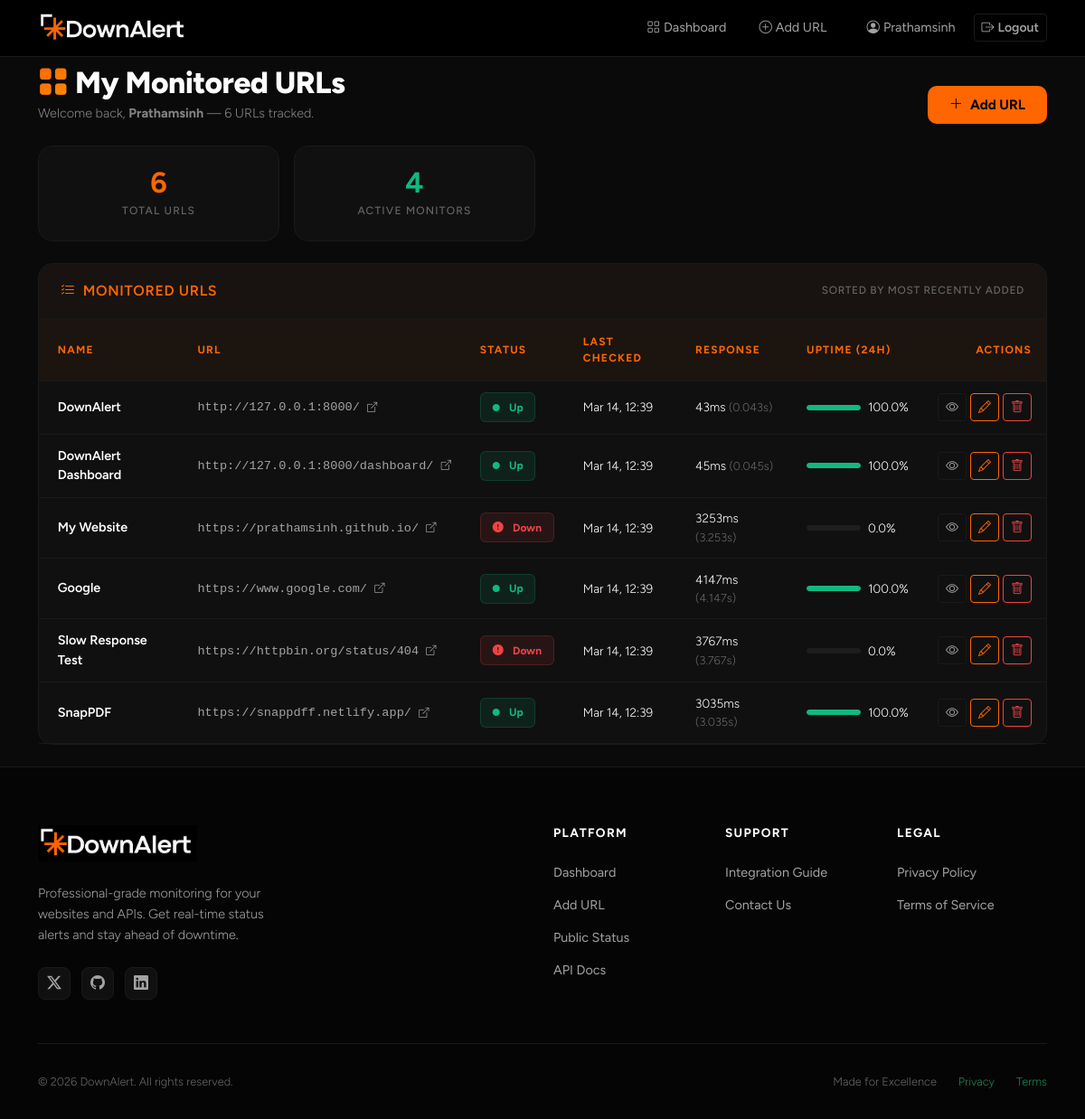
Page /dashboard/ (signed in) on the earlier database version.
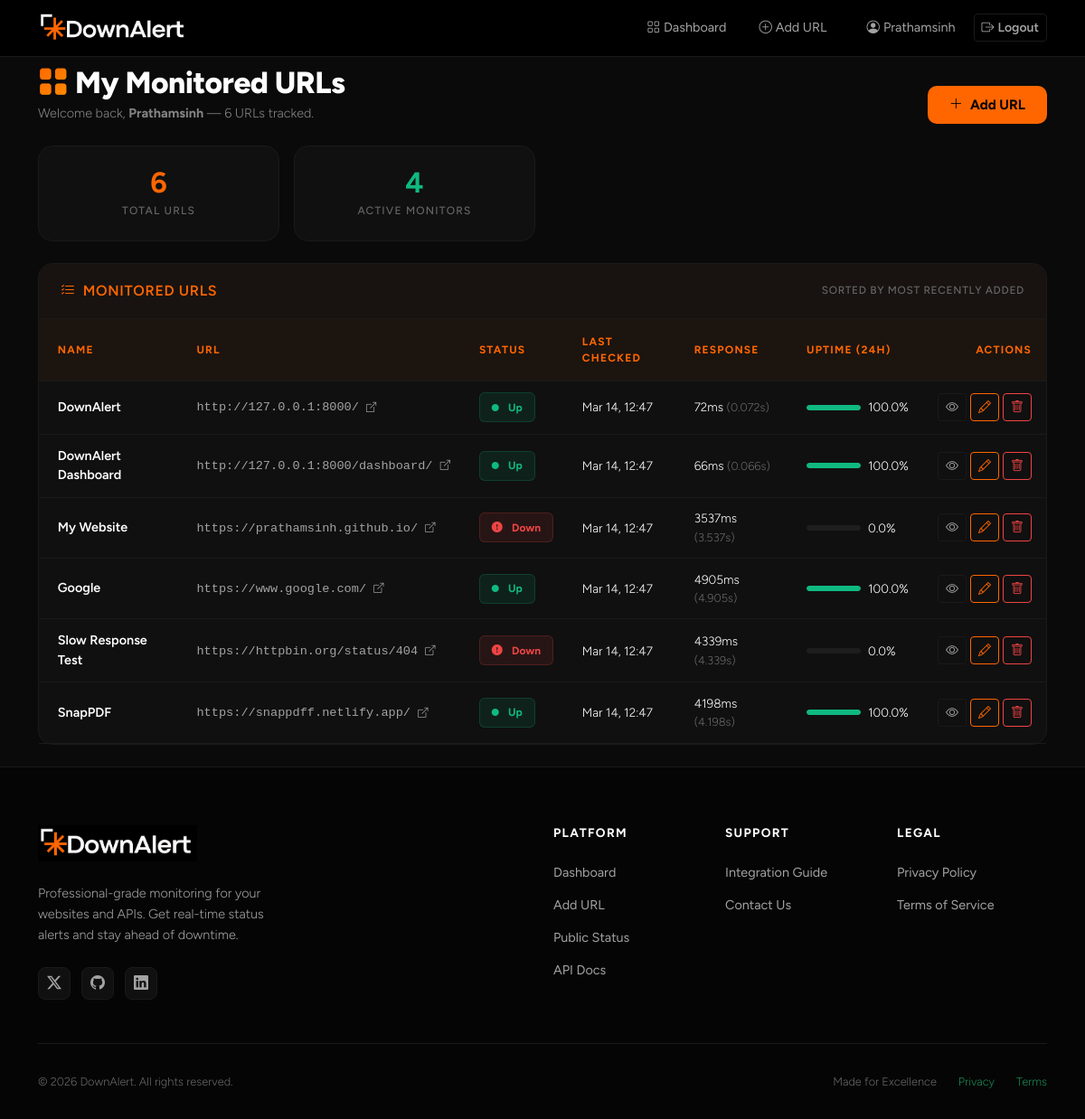
Same page on the later database version.
### monitor/models.py (models this page shows, shortened)
class MonitoredURL(models.Model):
    user = models.ForeignKey(User, on_delete=models.CASCADE, related_name='monitored_urls')
    name = models.CharField(max_length=100)
    url = models.URLField()
    is_active = models.BooleanField(default=True)
    created_at = models.DateTimeField(auto_now_add=True)
    last_checked = models.DateTimeField(null=True, blank=True)
    current_status = models.BooleanField(default=True)   # True=Up, False=Down
    current_response_time = models.FloatField(null=True, blank=True)
    def uptime_percentage(self, hours=24):
        from django.utils import timezone
        import datetime
        since = timezone.now() - datetime.timedelta(hours=hours)
        logs = self.logs.filter(timestamp__gte=since)
        total = logs.count()
        if total == 0:
            return None
        up = logs.filter(is_up=True).count()
        return round((up / total) * 100, 1)
    class Meta:
        ordering = ['-created_at']

### monitor/views.py (the view)
# urls.py: path('dashboard/', views.dashboard, name='dashboard'),
@login_required
def dashboard(request):
    monitored_urls = (
        MonitoredURL.objects
        .filter(user=request.user)
        .prefetch_related('logs')
    )
    url_data = []
    active_count = 0
    for mu in monitored_urls:
        uptime_pct = mu.uptime_percentage(hours=24)
        url_data.append((mu, uptime_pct))
        if mu.is_active and mu.current_status:
            active_count += 1
    context = {
        'monitored_urls': url_data,
        'active_count': active_count,
    }
    return render(request, 'monitor/dashboard.html', context)

### monitor/templates/monitor/dashboard.html (shortened to what this page needs)
{% extends 'monitor/base.html' %}
{% block content %}
<div class="container pt-2 pb-4">
  <div class="row align-items-end mb-4 gy-3">
    <div class="col-md">
      <h1 class="dash-title mb-1">
        <i class="bi bi-grid-fill me-2 text-gradient" style="font-style:normal;"></i>My Monitored URLs
      </h1>
      <p class="dash-subtitle mb-0">
        Welcome back, <strong>{{ request.user.username }}</strong> &mdash;
        {{ monitored_urls|length }} URL{{ monitored_urls|length|pluralize }} tracked.
      </p>
    </div>
    <div class="col-md-auto">
      <a href="{% url 'url_add' %}" class="btn btn-primary btn-dash d-inline-flex align-items-center justify-content-center gap-2" id="btn-add-url">
        <i class="bi bi-plus-lg"></i> Add URL
      </a>
    </div>
  </div>
  {% if monitored_urls %}
    {% with total=monitored_urls|length %}
    <div class="row g-3 mb-4">
      <div class="col-6 col-sm-3">
        <div class="stat-card">
          <div class="stat-value">{{ total }}</div>
          <div class="stat-label">Total URLs</div>
        </div>
      </div>
      <div class="col-6 col-sm-3">
        <div class="stat-card">
          <div class="stat-value" style="color: var(--brand-success); -webkit-text-fill-color: var(--brand-success);">
            {{ active_count }}
          </div>
          <div class="stat-label" id="stat-monitored">Active Monitors</div>
        </div>
      </div>
    </div>
    {% endwith %}
    <div class="card">
      <div class="card-header d-flex align-items-center justify-content-between">
        <h5 class="mb-0 fw-600" style="font-weight:600; font-size:1rem;">
          <i class="bi bi-list-check me-2" style="color: var(--brand-primary);"></i>Monitored URLs
        </h5>
        <small style="color: var(--text-muted);">Sorted by most recently added</small>
      </div>
      <div class="table-responsive">
        <table class="table mb-0" id="urls-table">
          <thead>
            <tr>
              <th>Name</th>
              <th>URL</th>
              <th>Status</th>
              <th>Last Checked</th>
              <th>Response</th>
              <th>Uptime (24h)</th>
              <th class="text-end">Actions</th>
            </tr>
          </thead>
          <tbody>
            {% for mu, uptime_pct in monitored_urls %}
            <tr class="{% if not mu.is_active %}row-paused{% endif %}" id="url-row-{{ mu.pk }}">
              <td>
                <a href="{% url 'url_detail' mu.pk %}"
                   class="fw-600 text-decoration-none"
                   style="font-weight:600; color: var(--text-primary);">
                  {{ mu.name }}
                </a>
              </td>
              <td class="d-none d-lg-table-cell">
                <a href="{{ mu.url }}" target="_blank" rel="noopener"
                   class="text-decoration-none"
                   style="color: var(--text-secondary); font-size: 0.85rem; font-family: monospace;">
                  {{ mu.url|truncatechars:45 }}&nbsp;<i class="bi bi-box-arrow-up-right" style="font-size:0.7rem;"></i>
                </a>
              </td>
              <td>
                {% if not mu.is_active %}
                  <span class="badge-paused"><i class="bi bi-pause-fill me-1"></i>Paused</span>
                {% elif mu.current_status %}
                  <span class="badge-up"><i class="bi bi-circle-fill me-1" style="font-size:0.5rem;"></i>Up</span>
                {% else %}
                  <span class="badge-down"><i class="bi bi-exclamation-circle-fill me-1"></i>Down</span>
                {% endif %}
              </td>
              <td style="color: var(--text-secondary); font-size: 0.85rem;">
                {% if mu.last_checked %}
                  {{ mu.last_checked|date:"M j, H:i" }}
                {% else %}
                  <span style="color: var(--text-muted);">Never</span>
                {% endif %}
              </td>
              <td style="font-size: 0.85rem;">
                {% if mu.current_response_time is not None %}
                  {% widthratio mu.current_response_time 1 1000 %}ms
                  <span style="color: var(--text-muted); font-size:0.8rem;">
                    ({{ mu.current_response_time|floatformat:3 }}s)
                  </span>
                {% else %}
                  <span style="color: var(--text-muted);">—</span>
                {% endif %}
              </td>
              <td>
                {% if uptime_pct is not None %}
                  <div class="d-flex align-items-center gap-2">
                    <div class="progress flex-grow-1" style="height:6px; background: rgba(255,255,255,0.06); border-radius:99px; min-width:60px;">
                      <div class="progress-bar"
                           style="width:{{ uptime_pct }}%; background: {% if uptime_pct >= 99 %}var(--brand-success){% elif uptime_pct >= 90 %}var(--brand-warning){% else %}var(--brand-danger){% endif %}; border-radius:99px;">
                      </div>
                    </div>
                    <span style="font-size:0.85rem; min-width:45px;">{{ uptime_pct }}%</span>
                  </div>
                {% else %}
                  <span style="color: var(--text-muted); font-size:0.85rem;">—</span>
                {% endif %}
              </td>
              <td class="text-end">
                <div class="d-flex gap-1 justify-content-end">
                  <a href="{% url 'url_detail' mu.pk %}"
                     class="btn btn-sm btn-outline-secondary"
                     title="View Details"
                     id="btn-detail-{{ mu.pk }}">
                    <i class="bi bi-eye"></i>
                  </a>
                  <a href="{% url 'url_edit' mu.pk %}"
                     class="btn btn-sm btn-outline-primary"
                     title="Edit"
                     id="btn-edit-{{ mu.pk }}">
                    <i class="bi bi-pencil"></i>
                  </a>
                  <a href="{% url 'url_delete' mu.pk %}"
                     class="btn btn-sm btn-outline-danger"
                     title="Delete"
                     id="btn-delete-{{ mu.pk }}">
                    <i class="bi bi-trash"></i>
                  </a>
                </div>
              </td>
            </tr>
            {% endfor %}
          </tbody>
        </table>
      </div>
    </div>
  {% endif %}
</div>
{% endblock %}

### monitor/templates/monitor/base.html (shortened to what this page needs)
{% load static %}
<!DOCTYPE html>
<html lang="en">
<head>
  <link href="https://cdn.jsdelivr.net/npm/bootstrap@5.3.2/dist/css/bootstrap.min.css" rel="stylesheet">
  <link href="https://cdn.jsdelivr.net/npm/bootstrap-icons@1.11.3/font/bootstrap-icons.min.css" rel="stylesheet">
</head>
<body>
  <nav class="navbar navbar-expand-lg sticky-top">
    <div class="container">
      <a class="navbar-brand d-flex align-items-center" href="{% url 'home' %}" style="padding: 0; margin-right: 1.5rem;">
        <img src="{% static 'monitor/images/downalert_logo.png' %}" alt="Logo" class="img-fluid" style="height: 38px; max-width: 200px; object-fit: contain;">
      </a>
      <div class="collapse navbar-collapse" id="navbarNav">
        <ul class="navbar-nav ms-auto align-items-center gap-1">
          {% if user.is_authenticated %}
          <li class="nav-item">
            <a class="nav-link" href="{% url 'dashboard' %}">
              <i class="bi bi-grid me-1"></i>Dashboard
            </a>
          </li>
          <li class="nav-item">
            <a class="nav-link" href="{% url 'url_add' %}">
              <i class="bi bi-plus-circle me-1"></i>Add URL
            </a>
          </li>
          <li class="nav-item ms-2">
            <a class="nav-link {% if request.resolver_match.url_name == 'profile' %}active{% endif %}"
              href="{% url 'profile' %}" style="-webkit-text-fill-color: unset;">
              <i class="bi bi-person-circle me-1"></i>{{ user.username }}
            </a>
          </li>
          <li class="nav-item">
            <form method="post" action="{% url 'logout' %}" class="d-inline">
              <button type="submit" class="btn btn-sm btn-outline-secondary">
                <i class="bi bi-box-arrow-right me-1"></i>Logout
              </button>
            </form>
          </li>
          {% endif %}
        </ul>
      </div>
    </div>
  </nav>
  <main>
    {% block content %}{% endblock %}
  </main>
  <footer>
    <div class="container">
      <div class="row gy-4">
        <div class="col-lg-4">
          <a href="{% url 'home' %}" class="footer-brand d-inline-block" style="margin-bottom: 1.5rem;">
            <img src="{% static 'monitor/images/downalert_logo.png' %}" alt="Logo" class="img-fluid" style="height: 40px; max-width: 200px; object-fit: contain;">
          </a>
          <p class="footer-tagline">
            Professional-grade monitoring for your websites and APIs. Get real-time status alerts and stay ahead of
            downtime.
          </p>
          <div class="mt-4">
            <a href="#" class="footer-social-link"><i class="bi bi-twitter-x"></i></a>
            <a href="#" class="footer-social-link"><i class="bi bi-github"></i></a>
            <a href="#" class="footer-social-link"><i class="bi bi-linkedin"></i></a>
          </div>
        </div>
        <div class="col-6 col-md-3 col-lg-2 ms-lg-auto">
          <h5 class="footer-heading">Platform</h5>
          <ul class="footer-links">
            <li><a href="{% url 'dashboard' %}">Dashboard</a></li>
            <li><a href="{% url 'url_add' %}">Add URL</a></li>
            <li><a href="{% url 'public_status' %}">Public Status</a></li>
            <li><a href="{% url 'api_docs' %}">API Docs</a></li>
          </ul>
        </div>
        <div class="col-6 col-md-3 col-lg-2">
          <h5 class="footer-heading">Support</h5>
          <ul class="footer-links">
            <li><a href="{% url 'integration_guide' %}">Integration Guide</a></li>
            <li><a href="{% url 'contact' %}">Contact Us</a></li>
          </ul>
        </div>
        <div class="col-lg-2">
          <h5 class="footer-heading">Legal</h5>
          <ul class="footer-links">
            <li><a href="{% url 'privacy' %}">Privacy Policy</a></li>
            <li><a href="{% url 'terms' %}">Terms of Service</a></li>
          </ul>
        </div>
      </div>
      <div class="footer-bottom">
        <div>&copy; {% now "Y" %} DownAlert. All rights reserved.</div>
        <div class="d-flex gap-4">
          <span>Made for Excellence</span>
          <a href="{% url 'privacy' %}" class="text-success text-decoration-none">Privacy</a>
          <a href="{% url 'terms' %}" class="text-success text-decoration-none">Terms</a>
        </div>
      </div>
    </div>
  </footer>
</body>
</html>

### monitor/templates/monitor/dashboard.html (style rules this page uses)
.fw-600 { font-weight: 600; }
.text-gradient { background: linear-gradient(135deg, var(--brand-primary), var(--brand-accent)); -webkit-background-clip: text; -webkit-text-fill-color: transparent; background-clip: text; }
.dash-title { font-size: 2.1rem; font-weight: 800; letter-spacing: -0.5px; }
.dash-subtitle { color: var(--text-secondary); font-size: 0.9rem; opacity: 0.8; }
.btn-dash { padding: 0.6rem 1.5rem; font-size: 0.95rem; border-radius: 10px; }
.table td, .table th { padding: 0.8rem 1rem !important; font-size: 0.9rem; }
.stat-card .stat-value { font-size: 2rem; font-weight: 700; color: var(--brand-primary); line-height: 1; }

Differences in the rows shown:
changed MonitoredURL "DownAlert": last_checked "Mar 14, 12:39" → "Mar 14, 12:47"; current_response_time "43" → "72"; current_response_time "0.043" → "0.072"
changed MonitoredURL "DownAlert Dashboard": last_checked "Mar 14, 12:39" → "Mar 14, 12:47"; current_response_time "45" → "66"; current_response_time "0.045" → "0.066"
changed MonitoredURL "My Website": last_checked "Mar 14, 12:39" → "Mar 14, 12:47"; current_response_time "3253" → "3537"; current_response_time "3.253" → "3.537"
changed MonitoredURL "Google": last_checked "Mar 14, 12:39" → "Mar 14, 12:47"; current_response_time "4147" → "4905"; current_response_time "4.147" → "4.905"
changed MonitoredURL "Slow Response Test": last_checked "Mar 14, 12:39" → "Mar 14, 12:47"; current_response_time "3767" → "4339"; current_response_time "3.767" → "4.339"
changed MonitoredURL "SnapPDF": last_checked "Mar 14, 12:39" → "Mar 14, 12:47"; current_response_time "3035" → "4198"; current_response_time "3.035" → "4.198"
